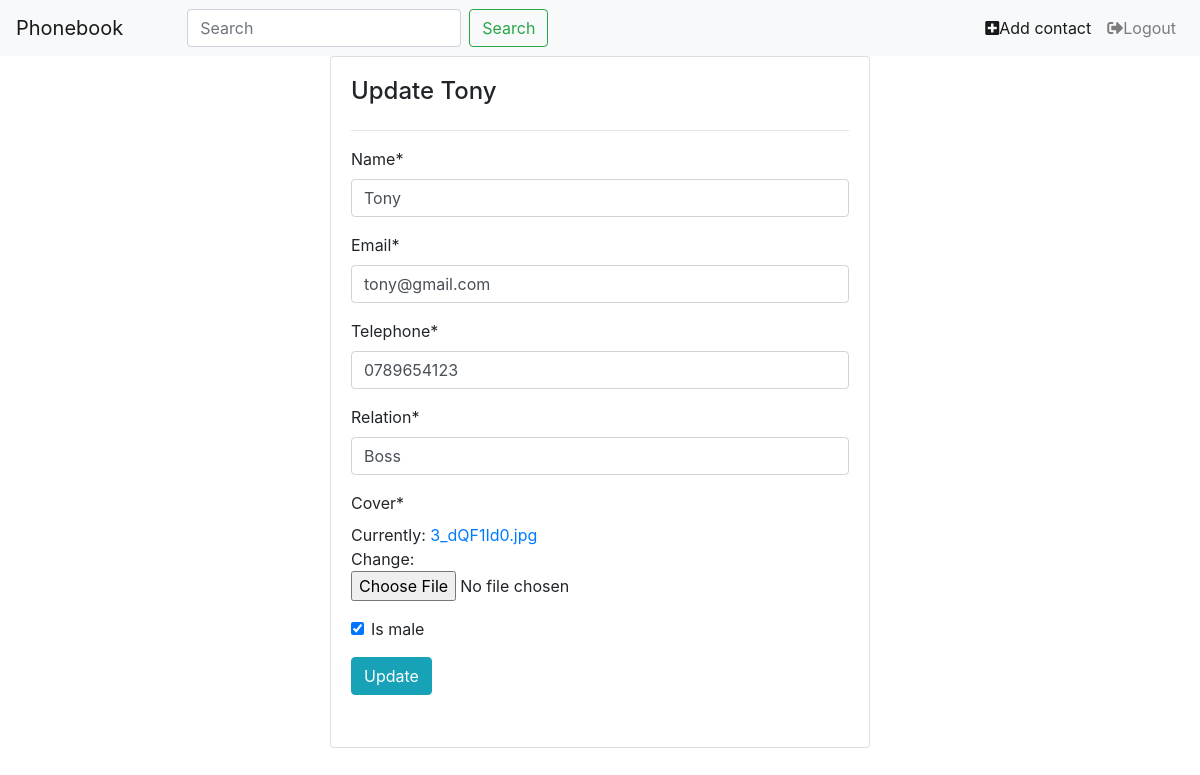
The app's page /1/update-contact, older data.
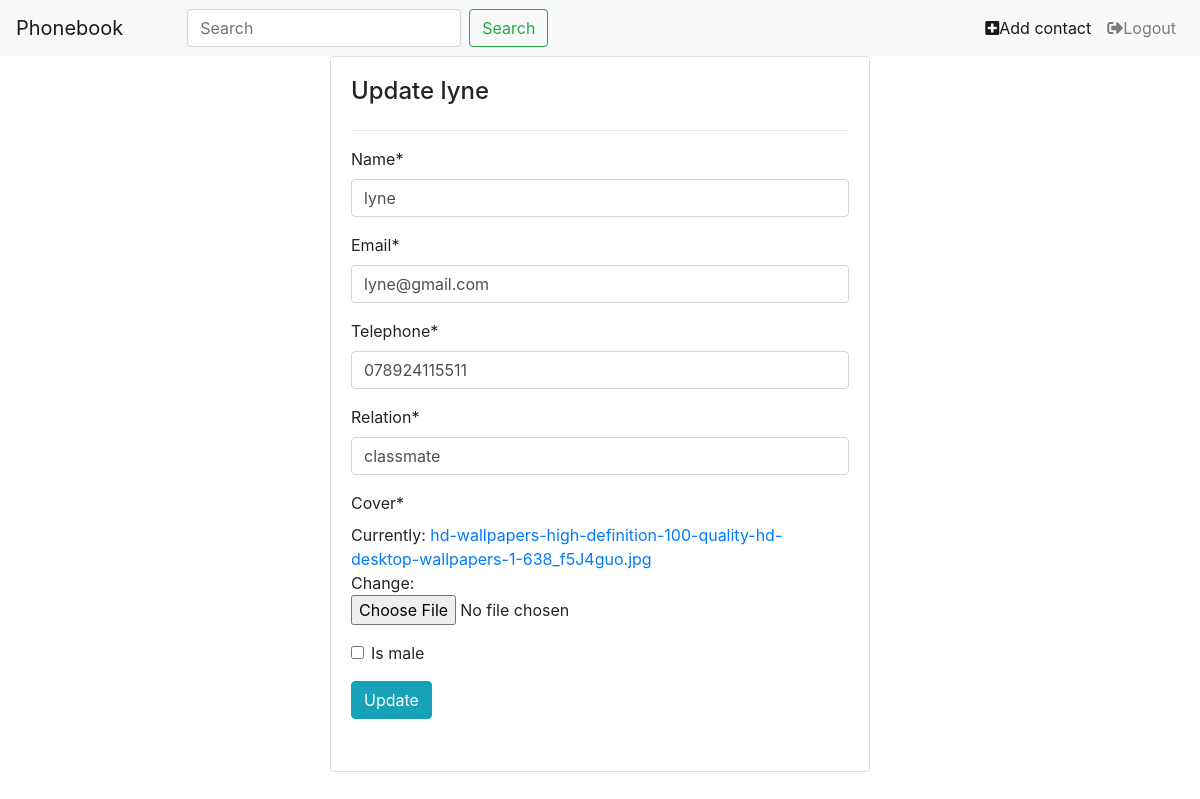
The same page, newer data.
### phonebook/models.py (models this page shows, shortened)
class Contact(models.Model):
    user = models.ForeignKey(User, on_delete=models.CASCADE)
    name = models.CharField(max_length=45)
    email = models.EmailField()
    telephone = models.CharField(max_length=15)
    relation = models.CharField(max_length=45)
    cover = models.FileField()
    is_male = models.BooleanField(default=True)
    created = models.DateTimeField(default=timezone.now)

### phonebook/views.py (the view)
# urls.py: path('<int:pk>/update-contact', views.ContactUpdateView.as_view(), name='update-contact'),
class ContactUpdateView(UpdateView):
    model = Contact
    fields = ['name', 'email', 'telephone', 'relation', 'cover', 'is_male']

### phonebook/templates/phonebook/contact_form.html (shortened to what this page needs)
{% extends 'phonebook/base.html' %}
{% block content %}
{% load crispy_forms_tags%}
<div class="container">
    <div class="row">
        <div class="col-sm-3"></div>
        <div class="col-sm-6">
            <div class="card card-body">
                <h4>{% if object %} Update {{ object.name }} {% else %}Add Contact {% endif %}</h4>
                <hr>
                <form class="form-horizontal" method="POST" enctype="multipart/form-data">
                    {{ form|crispy }}
                    <div class="form-group">
                        <button type="submit" class="btn btn-info"> {% if object %} Update {% else %} Submit {% endif %}</button>
                    </div>
                </form>
            </div>
        </div>
    </div>
</div>
{% endblock %}

Row changes from the older to the newer data that the page shows:
changed Contact: name "Tony" → "lyne"; email "tony@gmail.com" → "lyne@gmail.com"; telephone "0789654123" → "078924115511"; relation "Boss" → "classmate"; is_male "☑" → "☐"
Text that changed along with them:
text no longer shown: "Name * Email * Telephone * Relation * Cover * Currently: 3_dQF1Id0.jpg Change: Is male"
text now shown: "Name * Email * Telephone * Relation * Cover * Currently: hd-wallpapers-high-definition-100-quality-hd-desktop-wallpapers-1-638_f5J4guo.jpg Change: Is male"
